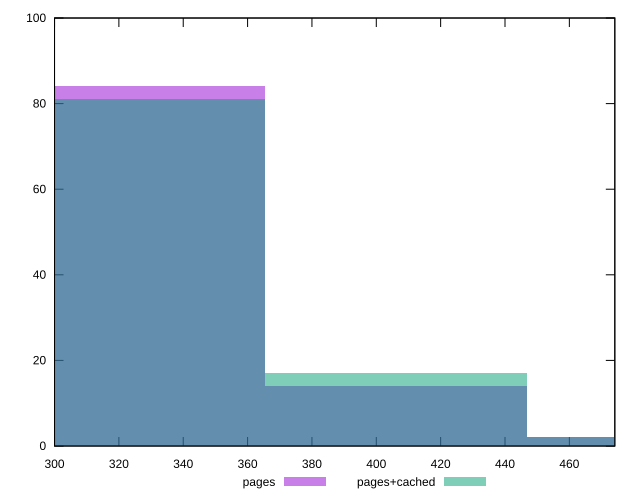

This chart was generated by the following gnuplot code:
reset

$pages <<EOF
324.8848581186211 84
406.1060726482764 14
487.3272871779316 2
EOF

$pagesCached <<EOF
406.1060726482764 17
324.8848581186211 81
487.3272871779316 2
EOF

set key outside below
set boxwidth 81.22121452965527
set xrange [300:474.13199999999995]
set yrange [0:100]
set trange [0:100]
set style fill transparent solid 0.5 noborder
set terminal svg size 640, 500 enhanced background rgb 'white'
set output "report_00014_2021-02-09T15:56:05.503Z/uses-rel-preconnect/comparison/histogram/0_vs_1.svg"

plot $pages title "pages" with boxes, \
     $pagesCached title "pages+cached" with boxes

reset
